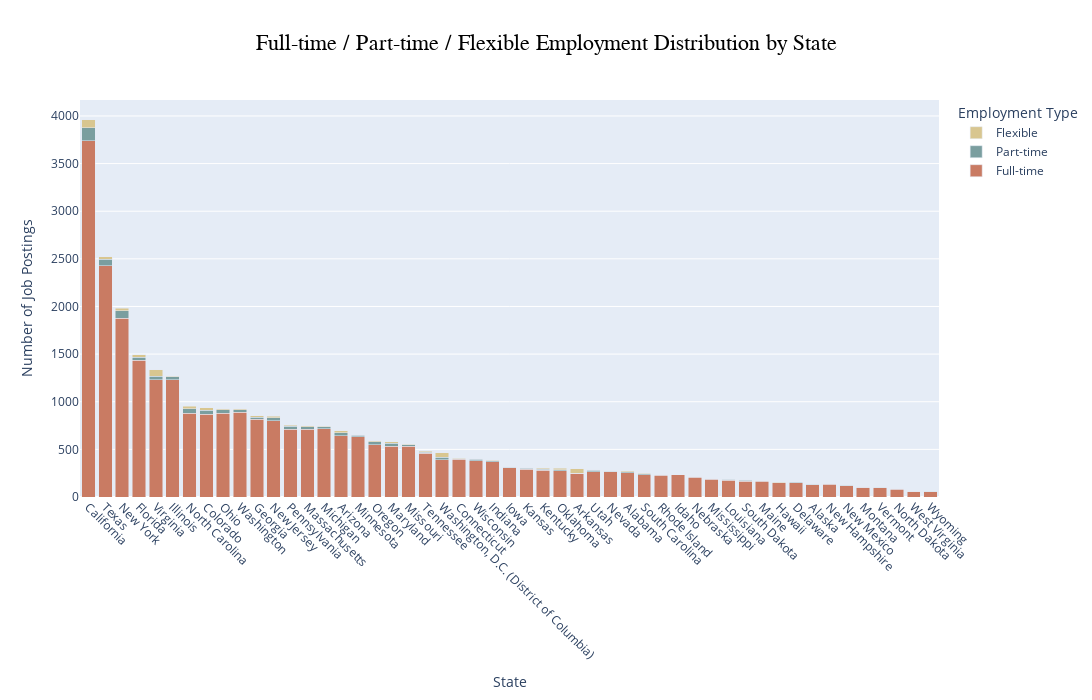

Source (notebook cell):
### Code cell
import plotly.graph_objects as go

# convert Spark DF to pandas
pdf = employment_final.toPandas()

# Sort by total job posting
pdf = pdf.sort_values("job_posting", ascending=False)

# Colors
colors = {
    "Full-time": "#C97B63",   
    "Part-time": "#7A9E9F",  
    "Flexible":  "#D8C690"   
}

# Create figure
fig = go.Figure()

fig.add_trace(go.Bar(
    x=pdf["STATE_NAME"],
    y=pdf["Full-time"],
    name="Full-time",
    marker_color=colors["Full-time"]
))

fig.add_trace(go.Bar(
    x=pdf["STATE_NAME"],
    y=pdf["Part-time"],
    name="Part-time",
    marker_color=colors["Part-time"]
))

fig.add_trace(go.Bar(
    x=pdf["STATE_NAME"],
    y=pdf["Flexible"],
    name="Flexible",
    marker_color=colors["Flexible"]
))

fig.update_layout(
    barmode='stack',
    title={
        'text': "Full-time / Part-time / Flexible Employment Distribution by State",
        'x': 0.5,
        'xanchor': 'center',
        'font': {'size': 22, 'family': 'Arial', 'color': 'black'}
    },
    xaxis_title="State",
    yaxis_title="Number of Job Postings",
    xaxis_tickangle=45,
    legend_title="Employment Type",
    width=1400,
    height=700
)


fig.show()

### Figure 1 — Plotly figure (JSON) as saved in the notebook; plotly's stock layout.template omitted (floating-point values rounded to 4 significant figures)
{"data": [{"marker": {"color": "#C97B63"}, "name": "Full-time", "type": "bar", "x": ["California", "Texas", "New York", "Florida", "Virginia", "Illinois", "North Carolina", "Colorado", "Ohio", "Washington", "Georgia", "New Jersey", "Pennsylvania", "Massachusetts", "Michigan", "Arizona", "Minnesota", "Oregon", "Maryland", "Missouri", "Tennessee", "Washington, D.C. (District of Columbia)", "Connecticut", "Wisconsin", "Indiana", "Iowa", "Kansas", "Kentucky", "Oklahoma", "Arkansas", "Utah", "Nevada", "Alabama", "South Carolina", "Rhode Island", "Idaho", "Nebraska", "Mississippi", "Louisiana", "South Dakota", "Maine", "Hawaii", "Delaware", "Alaska", "New Hampshire", "New Mexico", "Montana", "Vermont", "North Dakota", "West Virginia", "Wyoming"], "y": [3741, 2428, 1879, 1436, 1230, 1233, 877, 868, 877, 889, 818, 798, 710, 709, 718, 644, 630, 548, 534, 534, 461, 393, 397, 383, 371, 305, 293, 282, 278, 249, 264, 265, 256, 233, 229, 232, 206, 185, 175, 164, 167, 148, 150, 131, 133, 117, 100, 99, 79, 59, 57]}, {"marker": {"color": "#7A9E9F"}, "name": "Part-time", "type": "bar", "x": ["California", "Texas", "New York", "Florida", "Virginia", "Illinois", "North Carolina", "Colorado", "Ohio", "Washington", "Georgia", "New Jersey", "Pennsylvania", "Massachusetts", "Michigan", "Arizona", "Minnesota", "Oregon", "Maryland", "Missouri", "Tennessee", "Washington, D.C. (District of Columbia)", "Connecticut", "Wisconsin", "Indiana", "Iowa", "Kansas", "Kentucky", "Oklahoma", "Arkansas", "Utah", "Nevada", "Alabama", "South Carolina", "Rhode Island", "Idaho", "Nebraska", "Mississippi", "Louisiana", "South Dakota", "Maine", "Hawaii", "Delaware", "Alaska", "New Hampshire", "New Mexico", "Montana", "Vermont", "North Dakota", "West Virginia", "Wyoming"], "y": [134, 70, 74, 30, 37, 29, 52, 45, 39, 29, 21, 32, 35, 30, 17, 30, 19, 31, 30, 13, 11, 24, 7, 13, 10, 6, 8, 8, 7, 1, 17, 7, 10, 11, 7, 1, 9, 7, 12, 13, 6, 4, 3, 4, 5, 9, 5, 1, 6, 2, 3]}, {"marker": {"color": "#D8C690"}, "name": "Flexible", "type": "bar", "x": ["California", "Texas", "New York", "Florida", "Virginia", "Illinois", "North Carolina", "Colorado", "Ohio", "Washington", "Georgia", "New Jersey", "Pennsylvania", "Massachusetts", "Michigan", "Arizona", "Minnesota", "Oregon", "Maryland", "Missouri", "Tennessee", "Washington, D.C. (District of Columbia)", "Connecticut", "Wisconsin", "Indiana", "Iowa", "Kansas", "Kentucky", "Oklahoma", "Arkansas", "Utah", "Nevada", "Alabama", "South Carolina", "Rhode Island", "Idaho", "Nebraska", "Mississippi", "Louisiana", "South Dakota", "Maine", "Hawaii", "Delaware", "Alaska", "New Hampshire", "New Mexico", "Montana", "Vermont", "North Dakota", "West Virginia", "Wyoming"], "y": [84.0, 23.0, 27.0, 26.0, 68.0, 3.0, 25.0, 24.0, 10.0, 7.0, 14.0, 19.0, 9.0, 8.0, 9.0, 24.0, 7.0, 11.0, 14.0, 8.0, 9.0, 49.0, 1.0, 5.0, 3.0, 4.0, 5.0, 12.0, 16.0, 45.0, 6.0, 4.0, 10.0, 5.0, NaN, 2.0, NaN, 2.0, 2.0, 3.0, NaN, 1.0, NaN, 4.0, 1.0, 4.0, 1.0, 1.0, NaN, 1.0, 1.0]}], "layout": {"barmode": "stack", "height": 700, "legend": {"title": {"text": "Employment Type"}}, "title": {"font": {"color": "black", "family": "Arial", "size": 22}, "text": "Full-time / Part-time / Flexible Employment Distribution by State", "x": 0.5, "xanchor": "center"}, "width": 1400, "xaxis": {"tickangle": 45, "title": {"text": "State"}}, "yaxis": {"title": {"text": "Number of Job Postings"}}}}
